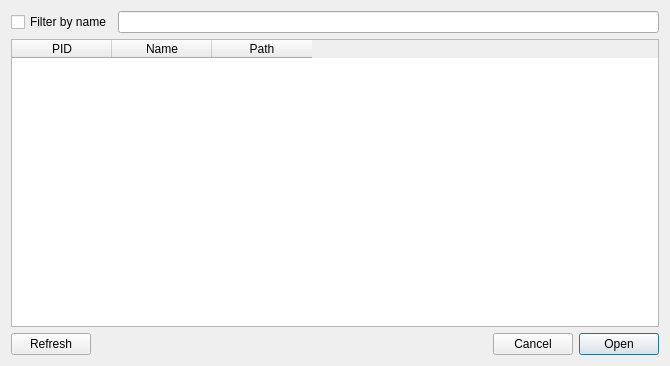
<?xml version="1.0" encoding="UTF-8"?>
<ui version="4.0">
 <class>Dialog</class>
 <widget class="QDialog" name="Dialog">
  <property name="windowModality">
   <enum>Qt::ApplicationModal</enum>
  </property>
  <property name="geometry">
   <rect>
    <x>0</x>
    <y>0</y>
    <width>670</width>
    <height>366</height>
   </rect>
  </property>
  <property name="windowTitle">
   <string>Process List</string>
  </property>
  <property name="modal">
   <bool>true</bool>
  </property>
  <layout class="QVBoxLayout" name="verticalLayout">
   <item>
    <layout class="QHBoxLayout" name="horizontalLayout_2">
     <item>
      <widget class="QCheckBox" name="checkBoxFilterByName">
       <property name="text">
        <string>Filter by name</string>
       </property>
      </widget>
     </item>
     <item>
      <widget class="QLineEdit" name="lineEditFilter"/>
     </item>
    </layout>
   </item>
   <item>
    <widget class="QTableWidget" name="tableWidgetProcesses">
     <property name="autoScroll">
      <bool>false</bool>
     </property>
     <attribute name="horizontalHeaderVisible">
      <bool>true</bool>
     </attribute>
     <attribute name="horizontalHeaderShowSortIndicator" stdset="0">
      <bool>false</bool>
     </attribute>
     <attribute name="verticalHeaderVisible">
      <bool>false</bool>
     </attribute>
     <attribute name="verticalHeaderShowSortIndicator" stdset="0">
      <bool>false</bool>
     </attribute>
     <column>
      <property name="text">
       <string>PID</string>
      </property>
     </column>
     <column>
      <property name="text">
       <string>Name</string>
      </property>
     </column>
     <column>
      <property name="text">
       <string>Path</string>
      </property>
     </column>
    </widget>
   </item>
   <item>
    <layout class="QHBoxLayout" name="horizontalLayout">
     <item>
      <widget class="QPushButton" name="pushButtonRefresh">
       <property name="text">
        <string>Refresh</string>
       </property>
      </widget>
     </item>
     <item>
      <spacer name="horizontalSpacer">
       <property name="orientation">
        <enum>Qt::Horizontal</enum>
       </property>
       <property name="sizeHint" stdset="0">
        <size>
         <width>40</width>
         <height>20</height>
        </size>
       </property>
      </spacer>
     </item>
     <item>
      <widget class="QPushButton" name="pushButtonCancel">
       <property name="text">
        <string>Cancel</string>
       </property>
      </widget>
     </item>
     <item>
      <widget class="QPushButton" name="pushButtonOpen">
       <property name="text">
        <string>Open</string>
       </property>
       <property name="default">
        <bool>true</bool>
       </property>
      </widget>
     </item>
    </layout>
   </item>
  </layout>
 </widget>
 <resources/>
 <connections/>
</ui>
